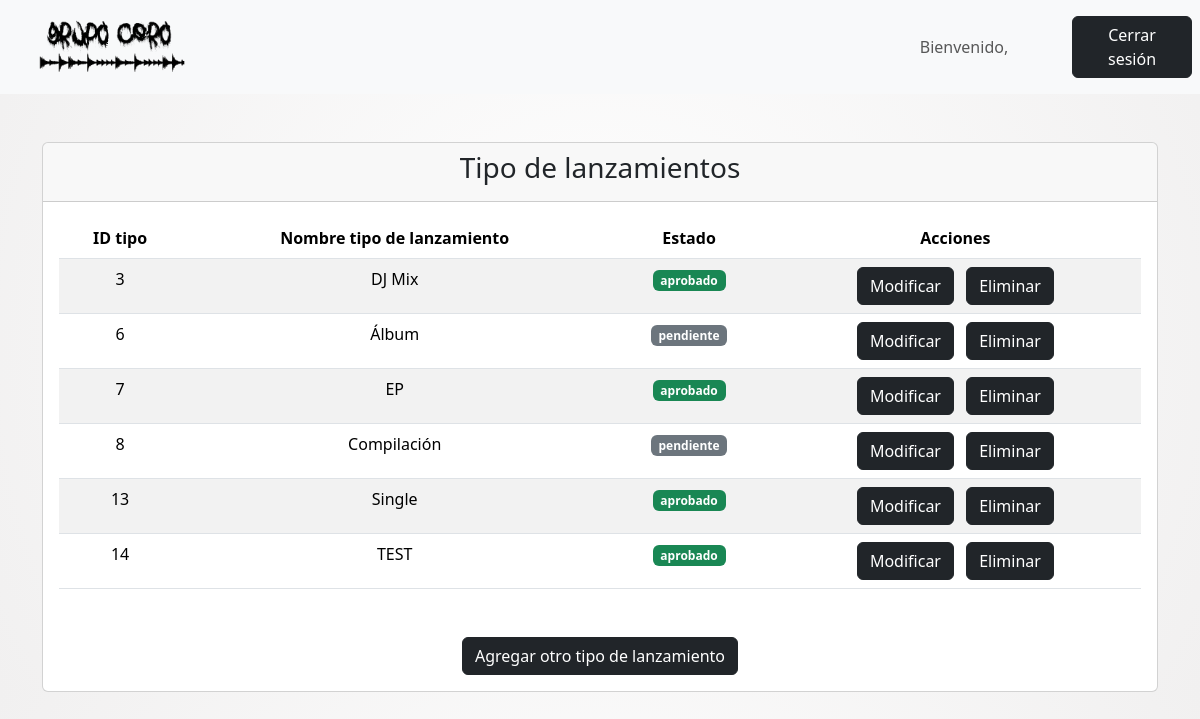
The page /tipolanzamientosobjects/ on the database as committed earlier.
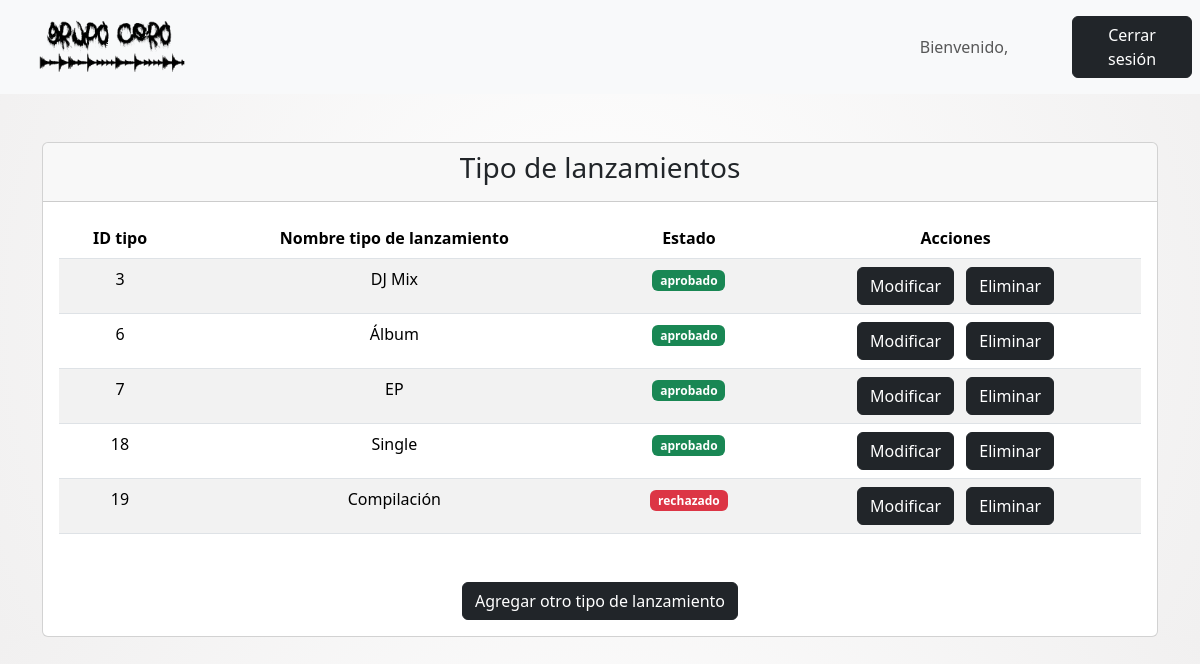
The same page on the database as committed later.
### core/models.py (models this page shows, shortened)
class TipoLanzamiento(models.Model):
    nombreTipo = models.CharField(max_length=20)
    aprobado = models.CharField(max_length=20, choices=TIPO_APROBACION, default='pendiente')
    fecha_solicitud = models.DateField(null=True, blank=True, default=datetime.date.today)
    feedback = models.TextField(blank=True)
    class Meta:
        verbose_name = "Tipo de lanzamiento"
        verbose_name_plural = "Tipos de lanzamiento"

### core/views.py (the view)
# urls.py: path('tipolanzamientosobjects/', tipolanzamientosobjects, name='tipolanzamientosobjects'),
def tipolanzamientosobjects(request):
    auxTipoObj = {
        'listaTipoObj' : TipoLanzamiento.objects.all()
    }
    return render(request, 'core/miembros/tipoLanzamientos/tipolanzamientosobjects.html', auxTipoObj)

### core/templates/core/miembros/tipoLanzamientos/tipolanzamientosobjects.html (shortened to what this page needs)
<!DOCTYPE html>
<html lang="es">
    {% load static %}
<head>
    <link href="https://cdn.jsdelivr.net/npm/bootstrap@5.3.3/dist/css/bootstrap.min.css" rel="stylesheet">
    <link rel="stylesheet" href="{% static 'core/css/style.css' %}">
</head>
<body>
<nav class="navbar navbar-expand-sm bg-light navbar-light justify-content-center">
    <div class="container-fluid">
        <a class="navbar-brand" href="{% url 'miembrosindex' %}">
            <img src="{% static 'core/img/LOGO.png' %}" alt="Avatar Logo" style="width:200px;" class="rounded-pill">
        </a>
    </div>
    <ul class="navbar-nav">
        <li class="nav-item">
            <a class="nav-link text-center" style="width:200px;">Bienvenido, {{ user.username }}</a>
        </li>
    </ul>
    <ul class="navbar-nav">
        <li class="nav-item">
            <a class="nav-link" href="{% url 'logout' %}">
                <button class="btn btn-dark" type="button" style="width:120px;">Cerrar sesión</button>
            </a>
        </li>
    </ul>
</nav>
<div class="container mt-5 text-center">
    <div class="card">
        <div class="card-header">
            <h3 class="card-title">Tipo de lanzamientos</h3>
        </div>
        <div class="card-body">
            <table class="table table-striped mb-5">
                <thead>
                    <tr>
                        <th scope="col">ID tipo</th>
                        <th scope="col">Nombre tipo de lanzamiento</th>
                        <th scope="col">Estado</th>
                        <th scope="col">Acciones</th>
                    </tr>
                </thead>
                <tbody>
                    {% for auxTipoObj in listaTipoObj %}
                    <tr>
                        <td>{{ auxTipoObj.pk }}</td>
                        <td>{{ auxTipoObj.nombreTipo }}</td>
                        {% if auxTipoObj.aprobado == 'aprobado' %}
                            <td><span class="badge bg-success">{{ auxTipoObj.aprobado }}</span></td>
                        {% elif auxTipoObj.aprobado == 'pendiente' %}
                            <td><span class="badge bg-secondary">{{ auxTipoObj.aprobado }}</span></td>
                        {% else %}
                            <td><span class="badge bg-danger" data-bs-toggle="modal" data-bs-target="#feedbackModal{{ auxTipoObj.pk }}" data-bs-placement="top" title="{{ auxTipoObj.feedback }}">{{ auxTipoObj.aprobado }}</span></td>
                        {% endif %}
                        <td>
                            <a href="{% url 'tipolanzamientosupdate' auxTipoObj.pk %}" class="btn btn-dark me-2">Modificar</a>
                            <button type="button" class="btn btn-dark" data-bs-toggle="modal" data-bs-target="#confirmModal{{ auxTipoObj.pk }}">
                                Eliminar
                            </button>
                        </td>
                    </tr>
                    {% endfor %}
                </tbody>
            </table>
            <div class="text-center">
                <a href="{% url 'tipolanzamientosadd' %}" class="btn btn-dark">Agregar otro tipo de lanzamiento</a>
            </div>
        </div>
    </div>
</div>
</body>
</html>

Rows that differ between the two databases and show on the page:
removed TipoLanzamiento: pk "8", nombreTipo "Compilación", aprobado "pendiente"
removed TipoLanzamiento: pk "13", nombreTipo "Single", aprobado "aprobado"
removed TipoLanzamiento: pk "14", nombreTipo "TEST", aprobado "aprobado"
changed TipoLanzamiento "Álbum": aprobado "pendiente" → "aprobado"
added TipoLanzamiento: pk "18", nombreTipo "Single", aprobado "aprobado"
added TipoLanzamiento: pk "19", nombreTipo "Compilación", aprobado "rechazado"
